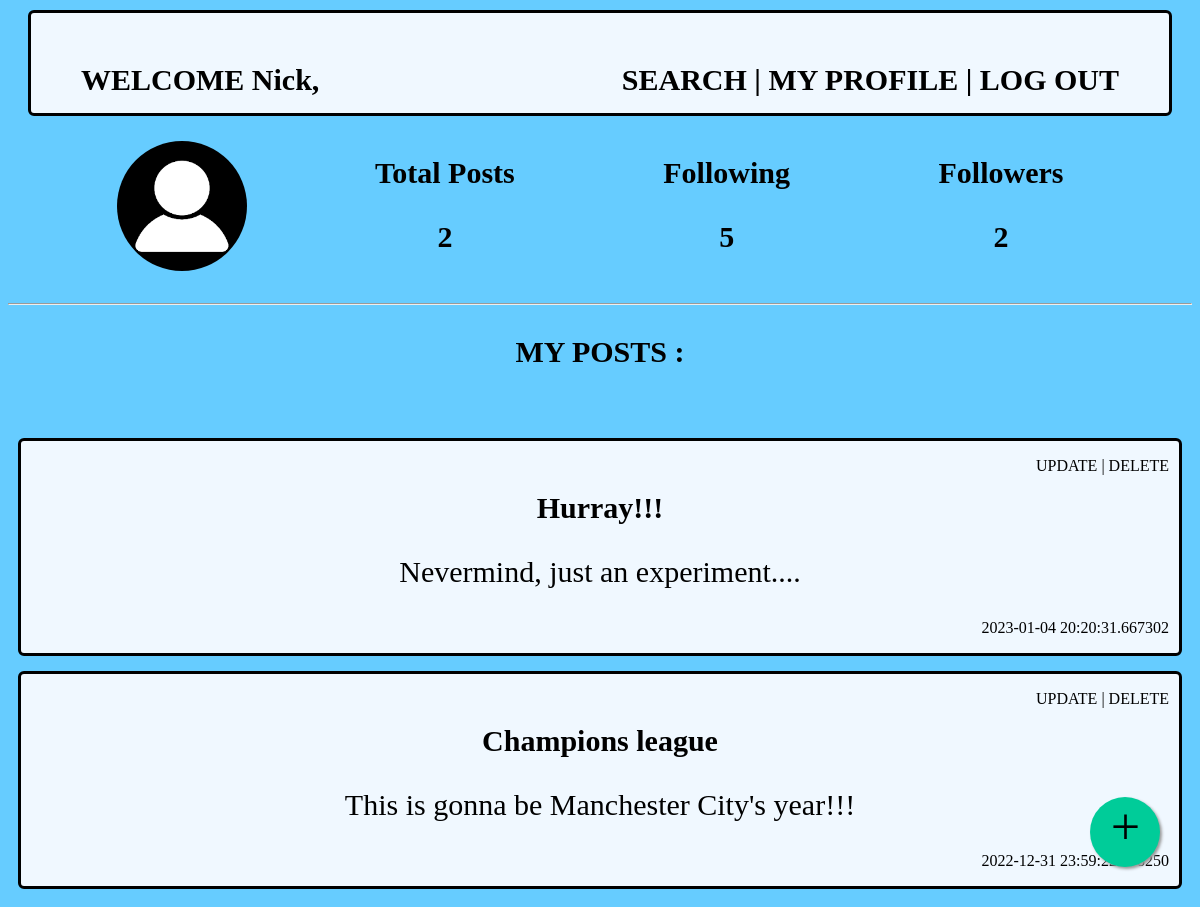
Page /Nick1234/my_profile on the committed database.
### app.py (models this page shows)
class Users(db.Model):
    __tablename__ = 'users'
    user_id = db.Column(db.Integer, autoincrement = True, primary_key = True)
    username = db.Column(db.String, unique = True, nullable = False)
    email = db.Column(db.String, unique = True, nullable = False)
    first_name = db.Column(db.String, nullable = False)
    last_name = db.Column(db.String)
    password = db.Column(db.String, nullable = False)
    dob = db.Column(db.String, nullable = False)

class Posts(db.Model):
    __tablename__='posts'
    post_id = db.Column(db.Integer, nullable = False, autoincrement = True, unique= True, primary_key = True)
    title = db.Column(db.String, nullable = False)
    description = db.Column(db.String, nullable = False)
    attachment = db.Column(db.String)
    username = db.Column(db.String, db.ForeignKey("users.username"),nullable=False)
    datetime = db.Column(db.String)

### app.py (the view)
@app.route('/<username>/my_profile',methods=['GET','POST'])
def summary(username):
    if request.method=='GET':
        user = Users.query.filter_by(username=username).first()
        posts = Posts.query.filter_by(username=username).all()
        total_posts=len(posts)
        followers = Follow.query.filter_by(follower=username).all()
        following = Follow.query.filter_by(following=username).all()
        total_followers=len(followers)
        total_following=len(following)
        return render_template("summary.html",users=user,total_posts=total_posts,posts=posts,total_followers=total_followers,total_following=total_following)

### templates/summary.html (shortened to what this page needs)
<!DOCTYPE html>
<html>
    <head>
    <head>
    <body>
        <div class="header">
            <b style="float:left"><a href="/{{ users["username"] }}/home" formaction="/{{ users["username"] }}/home" formmethod='GET'>WELCOME {{ users["first_name"] }},</a></b><b style="float:right"><a href="/{{ users["username"] }}/search" formaction="/{{ users["username"] }}/search" formmethod='GET'>SEARCH</a> | <a href="/{{ users["username"] }}/my_profile" formaction='/{{ users["username"] }}/my_profile' formmethod='GET'>MY PROFILE</a> | <a href='/' formaction='/' formmethod='GET'>LOG OUT</a></b>
        </div>
        <div class="user_info">
            <div class="container-items" name="profile_pic"><img src="images\dummy-profile-pic.png" alt="Profile Pic"></div>
            <div class="container-items" name="total_posts">
                <p align="center"><b>Total Posts</b>
                <p align="center"><b>{{ total_posts }}</b>
            </div>
            <div class="container-items" name="followers">
                <p align="center"><b>Following</b>
                <p align="center"><b>{{ total_followers }}</b>
            </div>
            <div class="container-items" name="following">
                <p align="center"><b>Followers</b>
                <p align="center"><b>{{ total_following }}</b>
            </div>
        </div>
        <hr>
        <p align="center"><b>MY POSTS :</b>
        <br><br>
        <div class="posts">
            {% for post in posts %}
                <div class="post">
                    <p style="font-size:16px" align="Right"><a href="/{{ users["username"] }}/update/{{ post["post_id"] }}" formaction="/{{ users["username"] }}/update/{{ post["post_id"] }}" formmethod="GET">UPDATE</a> | <a href="/{{ users["username"] }}/delete/{{ post["post_id"] }}" formaction="/{{ users["username"] }}/delete/{{ post["post_id"] }}" formmethod="GET">DELETE </a></p>
                    <b>{{ post["title"] }}</b>
                    <br>
                    <p font-size="30px">{{ post["description"] }}</p>
                    <p style="font-size:16px" align="right">{{ post["datetime"] }}</p>
                </div>
            {% endfor %}
        </div>
        <a href="/{{ users["username"] }}/new_post" class="float" >
            <i class="my-float">+</i>
        </a>
    </body>
</html>

### templates/summary.html (style rules this page uses)
.header { font-family:Cambria, Cochin, Georgia, Times, 'Times New Roman', serif; font-size: 30px; background-color:aliceblue; margin-left: 20px; margin-right: 20px; margin-top: 10px; margin-bottom: 5px; border: 3px solid; border-radius: 6px; padding: 50px; }
body { background-color:#66CCFF; }
a:link { color: black; text-decoration: none; }
.user_info { display:flex; justify-content:space-evenly; flex-grow:2; }
.posts { display:flex; flex-direction:column-reverse; }
.post { font-size:30px; font-family:Cambria, Cochin, Georgia, Times, 'Times New Roman', serif; padding-left: 10px; padding-right: 10px; margin-left: 10px; margin-right: 10px; margin-top: 5px; margin-bottom: 10px; border: 3px solid; border-radius: 6px; background-color:aliceblue; text-align:center; }
div[name="followers"],div[name="following"],div[name="total_posts"] { font-size:30px; font-family:Cambria, Cochin, Georgia, Times, 'Times New Roman', serif; padding-left: 10px; padding-right: 10px; margin-left: 10px; margin-right: 10px; margin-top: 5px; margin-bottom: 10px; }
img { margin:20px 0px; border-radius:50%; height:130px; width:130px; }
p { font-family:Cambria, Cochin, Georgia, Times, 'Times New Roman', serif; font-size:30px; }
.float { position:fixed; width:70px; height:70px; bottom:40px; right:40px; background-color:#0C9; color:#FFFFFF; border-radius:50px; text-align:center; box-shadow: 2px 2px 3px #999; }
.my-float { margin-top:22px; font-family:Cambria, Cochin, Georgia, Times, 'Times New Roman', serif; font-size: 52px; }

### rows in the picture
Users: first_name "Nick"
Posts: title "Champions league", description "This is gonna be Manchester City's year!!!", datetime "2022-12-31 23:59:22.878250"
Posts: title "Hurray!!!", description "Nevermind, just an experiment....", datetime "2023-01-04 20:20:31.667302"

### other values in the picture
{{ total_posts }} "2"
{{ total_followers }} "5"
{{ total_following }} "2"
